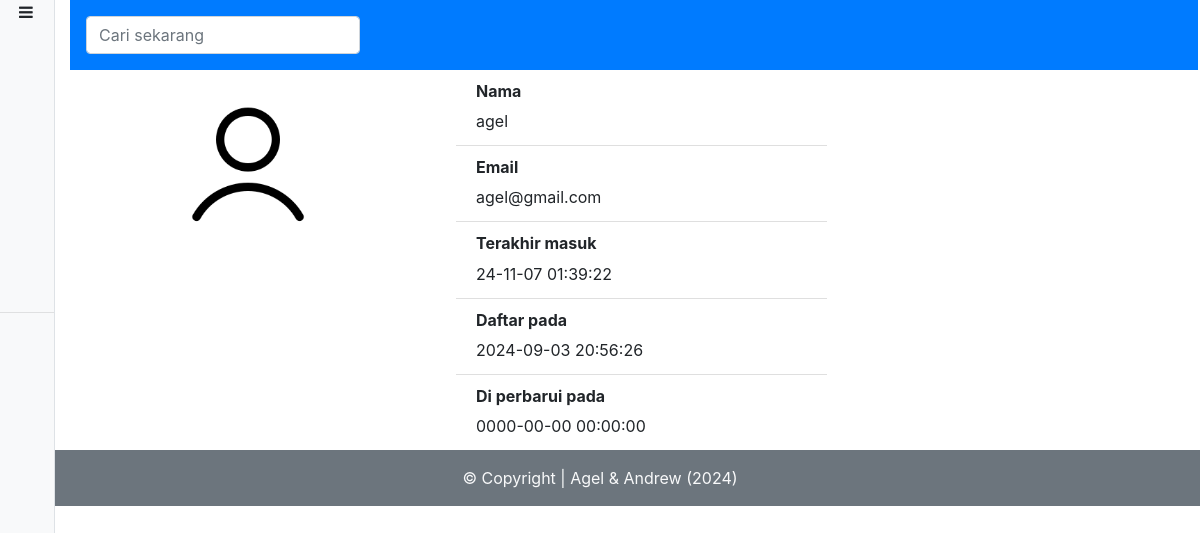
Page /code/native/technoid/admin/profil.php?id=5 (signed in) on the committed database.
### tables this page shows
CREATE TABLE `users` (
  `id_user` int(11) NOT NULL,
  `nama` varchar(191) NOT NULL,
  `email` varchar(50) NOT NULL,
  `sandi` varchar(191) NOT NULL,
  `image` varchar(191) NOT NULL,
  `role` varchar(15) NOT NULL,
  `createat` datetime NOT NULL DEFAULT current_timestamp() ON UPDATE current_timestamp(),
  `updateat` datetime DEFAULT NULL
);

### code/native/technoid/function/admin.php (called while the page is built, shortened)
<?php
require 'koneksi.php';
function profil($id)
{
    global $konek;
    $data = mysqli_query($konek, "SELECT * FROM  users WHERE id_user='$id'");
    $data = [
        'judul' => 'Profil saya',
        'user' => mysqli_fetch_object($data)
    ];
    return $data;
}

### code/native/technoid/admin/profil.php (the view, shortened to what this page needs)
<?php
require '../function/admin.php';
$user = profil($_GET['id'])['user'];
require 'template_admin/header.php';
?>
<div class="row">
    <div class="col-4 text-center">
        <img class="w-50" src="<?= url ?>assets/images/user/<?= $user->image ?>" alt="">
    </div>
    <div class="col-8">
        <ul class="list-group list-group-flush w-50">
            <li class="list-group-item">
                <h6 class="font-weight-bold">Nama</h6><?= $user->nama ?>
            </li>
            <li class="list-group-item">
                <h6 class="font-weight-bold">Email</h6><?= $user->email ?>
            </li>
            <li class="list-group-item">
                <h6 class="font-weight-bold">Terakhir masuk</h6><?= $_SESSION['tglMasuk'] ?>
            </li>
            <li class="list-group-item">
                <h6 class="font-weight-bold">Daftar pada</h6><?= $user->createat ?>
            </li>
            <li class="list-group-item">
                <h6 class="font-weight-bold"> Di perbarui pada</h6><?= $user->updateat ?>
            </li>
        </ul>
    </div>
</div>
<?php require 'template_admin/footer.php'; ?>

### code/native/technoid/assets/css/custom.css (style rules this page uses)
* { margin: 0; padding: 0; }

### rows in the picture
users: image (placeholder picture), nama "agel", email "agel@gmail.com", createat "2024-09-03 20:56:26", updateat "0000-00-00 00:00:00"

### other values in the picture
$_SESSION['tglMasuk'] "24-11-07 01:39:22"
author "Agel & Andrew"
